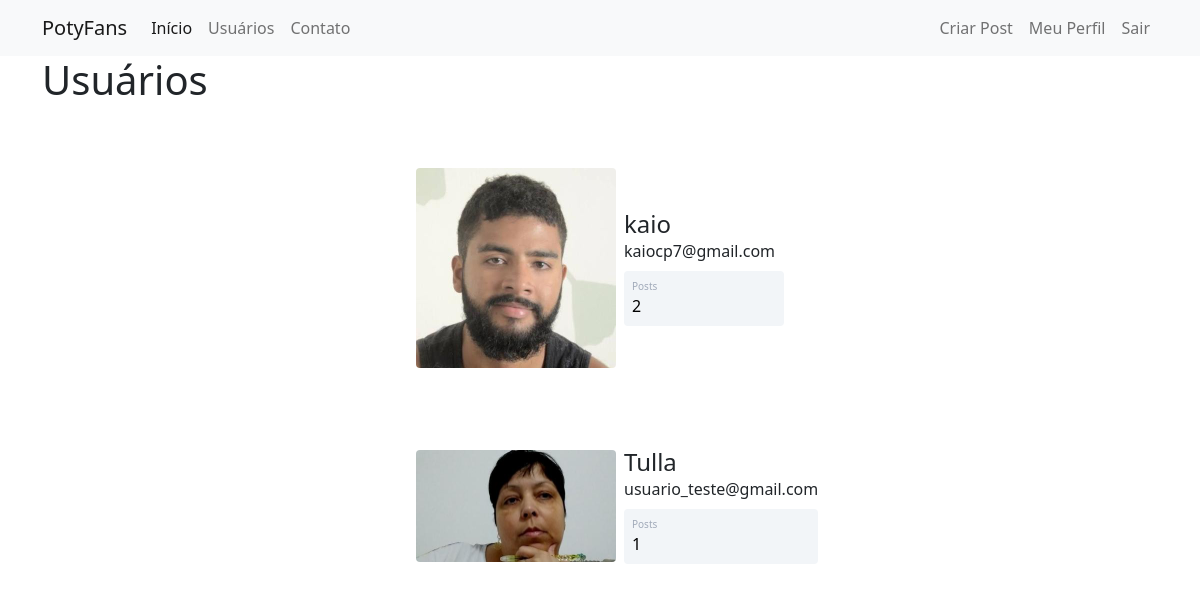
The app's page /usuarios (signed in) with its own data.
### potyfans/models.py (models this page shows)
class Usuario(database.Model, UserMixin):
    id = database.Column(database.Integer, primary_key=True, autoincrement=True)
    username = database.Column(database.String, nullable=False)
    email = database.Column(database.String, nullable=False, unique=True)
    senha = database.Column(database.String, nullable=False)
    foto_perfil = database.Column(database.String, default='default.jpg')
    posts = database.relationship('Post', backref='autor', lazy=True)
    def contar_posts(self):
        return len(self.posts)

### potyfans/routes.py (the view)
@app.route('/usuarios')
@login_required
def usuarios():
    lista_usuarios = Usuario.query.all()
    return render_template('usuarios.html', lista_usuarios=lista_usuarios)

### potyfans/models.py (called while the page is built)
@login_manager.user_loader
def load_usuario(id_usuario):
    return Usuario.query.get(int(id_usuario))

### potyfans/templates/usuarios.html (shortened to what this page needs)
{% extends 'base.html' %}
{% block body %}
    <div class="container">
        <h1>Usuários</h1>
        {% for usuario in lista_usuarios %}
            <div class="container mt-5 d-flex justify-content-center">
                <div class="card p-3">
                    <div class="d-flex align-items-center">
                        <div class="image pe-2"> <img src="{{ url_for('static', filename='fotos_perfil/{}'.format(usuario.foto_perfil)) }}" class="rounded" width="200"> </div>
                        <div class="ml-3 w-100">
                            <h4 class="mb-0 mt-0">{{ usuario.username }}</h4> <span> {{ usuario.email }}</span>
                            <div class="p-2 mt-2 bg-primary d-flex justify-content-between rounded text-white stats">
                                <div class="d-flex flex-column"> <span class="rating">Posts</span> <span class="number3">{{ usuario.contar_posts() }}</span> </div>
                            </div>
                        </div>
                    </div>
                </div>
            </div>
        {% endfor %}
    </div>
{% endblock %}

### potyfans/static/main.css (style rules this page uses)
.card { width: 400px; border: none; border-radius: 10px; background-color: #fff }
.stats { background: #f2f5f8 !important; color: #000 !important }
.rating { font-size: 10px; color: #a1aab9 }
.number3 { font-weight: 500 }

### records on screen
Usuario: foto_perfil (picture), username "kaio", email "kaiocp7@gmail.com", contar_posts "2"
Usuario: foto_perfil (placeholder picture), username "Tulla", email "usuario_teste@gmail.com", contar_posts "1"
